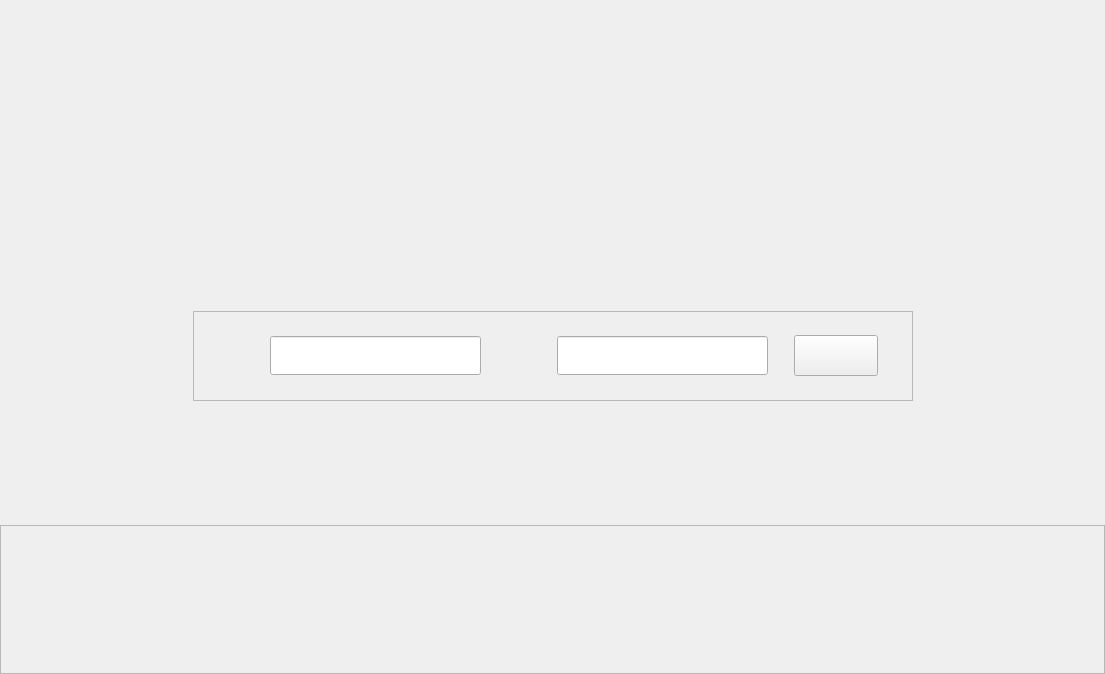
<?xml version="1.0" encoding="UTF-8"?>
<ui version="4.0">
 <class>login</class>
 <widget class="QWidget" name="login">
  <property name="geometry">
   <rect>
    <x>0</x>
    <y>0</y>
    <width>1105</width>
    <height>674</height>
   </rect>
  </property>
  <property name="windowTitle">
   <string>login</string>
  </property>
  <property name="styleSheet">
   <string notr="true"/>
  </property>
  <layout class="QVBoxLayout" name="verticalLayout">
   <property name="spacing">
    <number>0</number>
   </property>
   <property name="leftMargin">
    <number>0</number>
   </property>
   <property name="topMargin">
    <number>0</number>
   </property>
   <property name="rightMargin">
    <number>0</number>
   </property>
   <property name="bottomMargin">
    <number>0</number>
   </property>
   <item>
    <spacer name="verticalSpacer">
     <property name="orientation">
      <enum>Qt::Vertical</enum>
     </property>
     <property name="sizeHint" stdset="0">
      <size>
       <width>20</width>
       <height>460</height>
      </size>
     </property>
    </spacer>
   </item>
   <item>
    <layout class="QHBoxLayout" name="horizontalLayout_2">
     <item>
      <spacer name="horizontalSpacer">
       <property name="orientation">
        <enum>Qt::Horizontal</enum>
       </property>
       <property name="sizeHint" stdset="0">
        <size>
         <width>40</width>
         <height>20</height>
        </size>
       </property>
      </spacer>
     </item>
     <item>
      <widget class="QFrame" name="frame">
       <property name="sizePolicy">
        <sizepolicy hsizetype="Fixed" vsizetype="Fixed">
         <horstretch>0</horstretch>
         <verstretch>0</verstretch>
        </sizepolicy>
       </property>
       <property name="minimumSize">
        <size>
         <width>720</width>
         <height>90</height>
        </size>
       </property>
       <property name="maximumSize">
        <size>
         <width>720</width>
         <height>90</height>
        </size>
       </property>
       <property name="styleSheet">
        <string notr="true"/>
       </property>
       <property name="frameShape">
        <enum>QFrame::StyledPanel</enum>
       </property>
       <property name="frameShadow">
        <enum>QFrame::Raised</enum>
       </property>
       <layout class="QHBoxLayout" name="horizontalLayout">
        <item>
         <spacer name="horizontalSpacer_3">
          <property name="orientation">
           <enum>Qt::Horizontal</enum>
          </property>
          <property name="sizeType">
           <enum>QSizePolicy::Fixed</enum>
          </property>
          <property name="sizeHint" stdset="0">
           <size>
            <width>45</width>
            <height>20</height>
           </size>
          </property>
         </spacer>
        </item>
        <item>
         <widget class="QLineEdit" name="lineEdit">
          <property name="sizePolicy">
           <sizepolicy hsizetype="Fixed" vsizetype="Fixed">
            <horstretch>0</horstretch>
            <verstretch>0</verstretch>
           </sizepolicy>
          </property>
          <property name="minimumSize">
           <size>
            <width>211</width>
            <height>39</height>
           </size>
          </property>
          <property name="maximumSize">
           <size>
            <width>211</width>
            <height>39</height>
           </size>
          </property>
          <property name="mouseTracking">
           <bool>false</bool>
          </property>
          <property name="focusPolicy">
           <enum>Qt::ClickFocus</enum>
          </property>
          <property name="styleSheet">
           <string notr="true"/>
          </property>
          <property name="alignment">
           <set>Qt::AlignLeading|Qt::AlignLeft|Qt::AlignVCenter</set>
          </property>
          <property name="readOnly">
           <bool>false</bool>
          </property>
         </widget>
        </item>
        <item>
         <spacer name="horizontalSpacer_4">
          <property name="orientation">
           <enum>Qt::Horizontal</enum>
          </property>
          <property name="sizeType">
           <enum>QSizePolicy::Fixed</enum>
          </property>
          <property name="sizeHint" stdset="0">
           <size>
            <width>50</width>
            <height>20</height>
           </size>
          </property>
         </spacer>
        </item>
        <item>
         <widget class="QLineEdit" name="lineEdit_2">
          <property name="sizePolicy">
           <sizepolicy hsizetype="Fixed" vsizetype="Fixed">
            <horstretch>0</horstretch>
            <verstretch>0</verstretch>
           </sizepolicy>
          </property>
          <property name="minimumSize">
           <size>
            <width>211</width>
            <height>39</height>
           </size>
          </property>
          <property name="maximumSize">
           <size>
            <width>211</width>
            <height>39</height>
           </size>
          </property>
          <property name="mouseTracking">
           <bool>false</bool>
          </property>
          <property name="focusPolicy">
           <enum>Qt::ClickFocus</enum>
          </property>
          <property name="styleSheet">
           <string notr="true"/>
          </property>
          <property name="alignment">
           <set>Qt::AlignLeading|Qt::AlignLeft|Qt::AlignVCenter</set>
          </property>
          <property name="readOnly">
           <bool>false</bool>
          </property>
         </widget>
        </item>
        <item>
         <widget class="QPushButton" name="pushButton">
          <property name="sizePolicy">
           <sizepolicy hsizetype="Fixed" vsizetype="Fixed">
            <horstretch>0</horstretch>
            <verstretch>0</verstretch>
           </sizepolicy>
          </property>
          <property name="minimumSize">
           <size>
            <width>84</width>
            <height>41</height>
           </size>
          </property>
          <property name="maximumSize">
           <size>
            <width>84</width>
            <height>41</height>
           </size>
          </property>
          <property name="font">
           <font>
            <family>微软雅黑</family>
            <pointsize>14</pointsize>
           </font>
          </property>
          <property name="focusPolicy">
           <enum>Qt::NoFocus</enum>
          </property>
          <property name="styleSheet">
           <string notr="true">border-image: url(:/image/picture/qietu/11.png);</string>
          </property>
          <property name="text">
           <string/>
          </property>
         </widget>
        </item>
       </layout>
      </widget>
     </item>
     <item>
      <spacer name="horizontalSpacer_2">
       <property name="orientation">
        <enum>Qt::Horizontal</enum>
       </property>
       <property name="sizeHint" stdset="0">
        <size>
         <width>40</width>
         <height>20</height>
        </size>
       </property>
      </spacer>
     </item>
    </layout>
   </item>
   <item>
    <spacer name="verticalSpacer_2">
     <property name="orientation">
      <enum>Qt::Vertical</enum>
     </property>
     <property name="sizeType">
      <enum>QSizePolicy::Expanding</enum>
     </property>
     <property name="sizeHint" stdset="0">
      <size>
       <width>20</width>
       <height>273</height>
      </size>
     </property>
    </spacer>
   </item>
   <item>
    <widget class="QFrame" name="frame_2">
     <property name="sizePolicy">
      <sizepolicy hsizetype="Preferred" vsizetype="Fixed">
       <horstretch>0</horstretch>
       <verstretch>0</verstretch>
      </sizepolicy>
     </property>
     <property name="minimumSize">
      <size>
       <width>0</width>
       <height>149</height>
      </size>
     </property>
     <property name="maximumSize">
      <size>
       <width>16777215</width>
       <height>149</height>
      </size>
     </property>
     <property name="styleSheet">
      <string notr="true">border-image: url(:/image/picture/qietu/kouhao.jpg);</string>
     </property>
     <property name="frameShape">
      <enum>QFrame::StyledPanel</enum>
     </property>
     <property name="frameShadow">
      <enum>QFrame::Raised</enum>
     </property>
    </widget>
   </item>
  </layout>
 </widget>
 <layoutdefault spacing="6" margin="11"/>
 <resources/>
 <connections/>
</ui>
